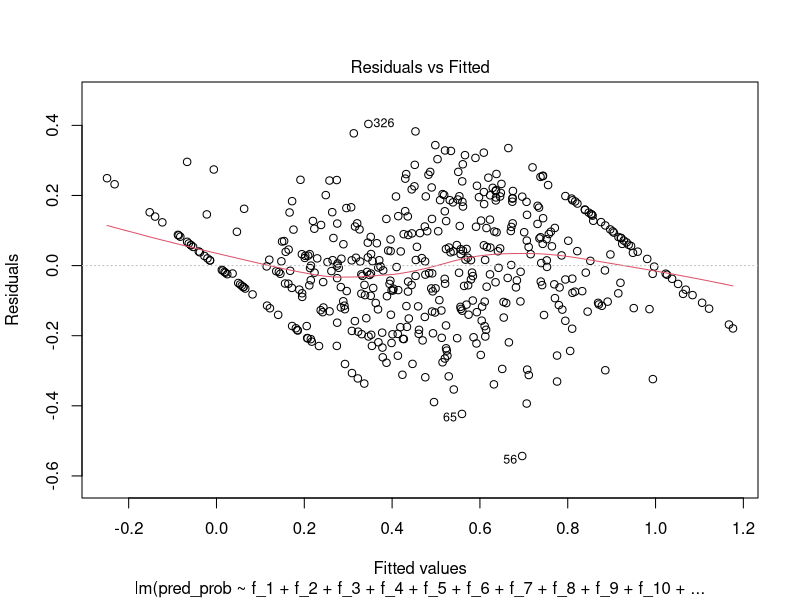
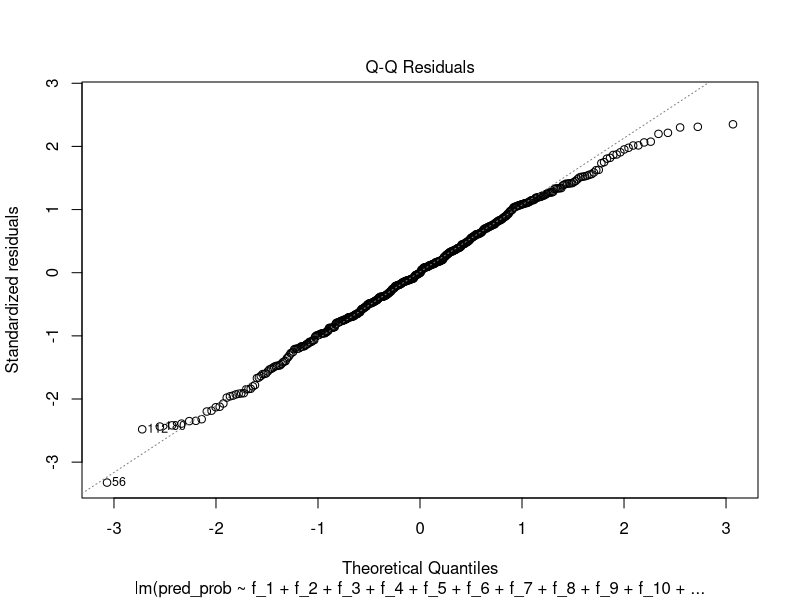
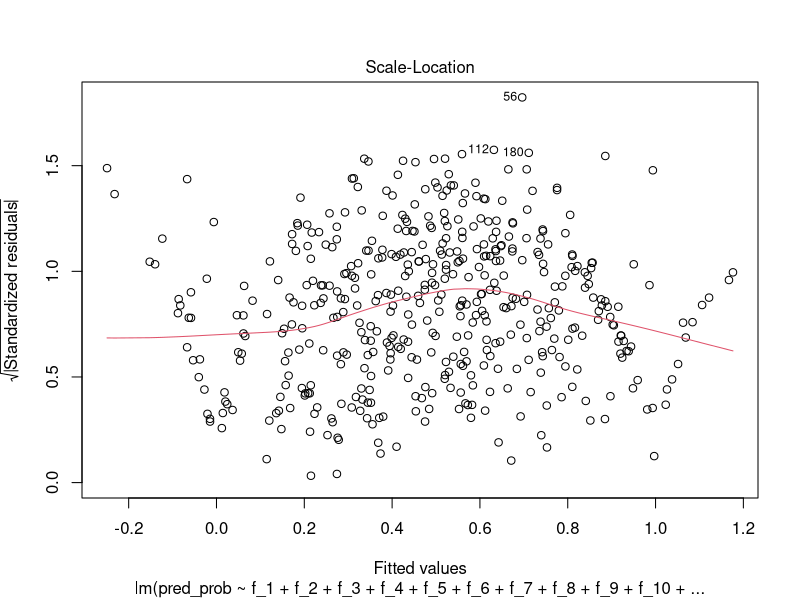
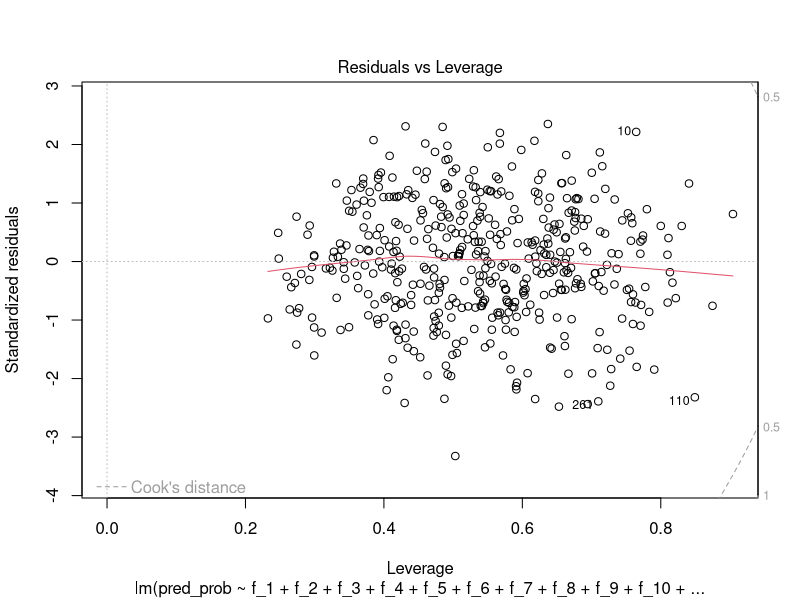
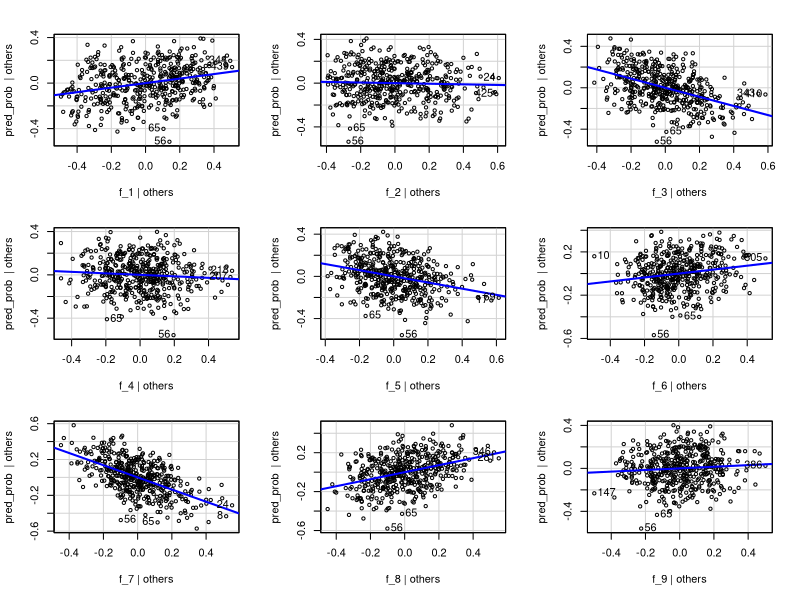
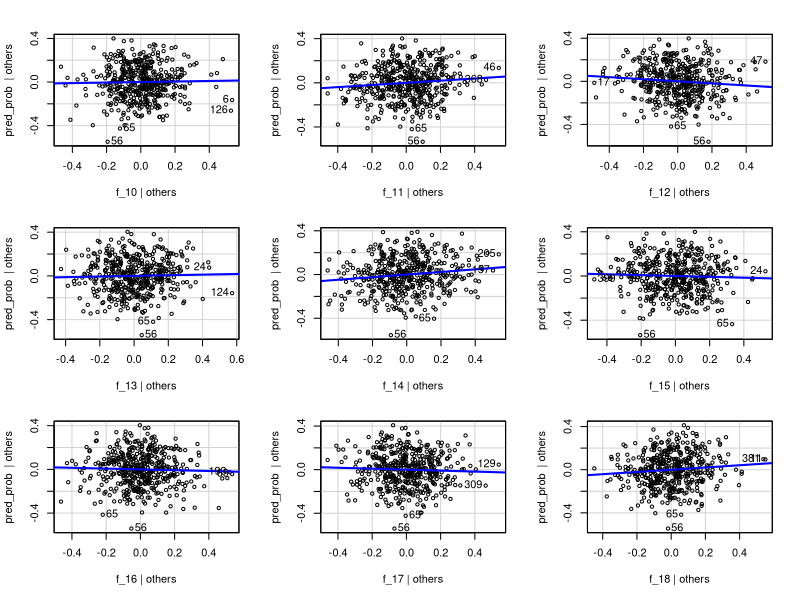
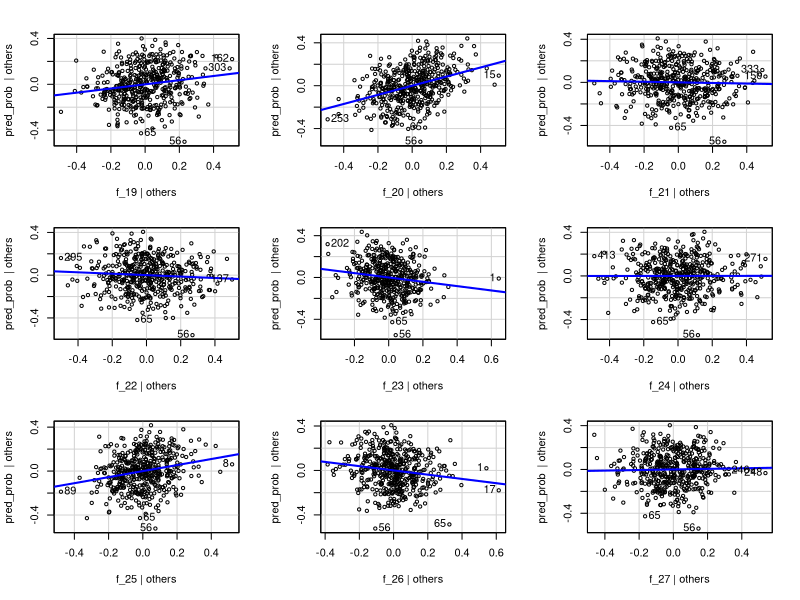
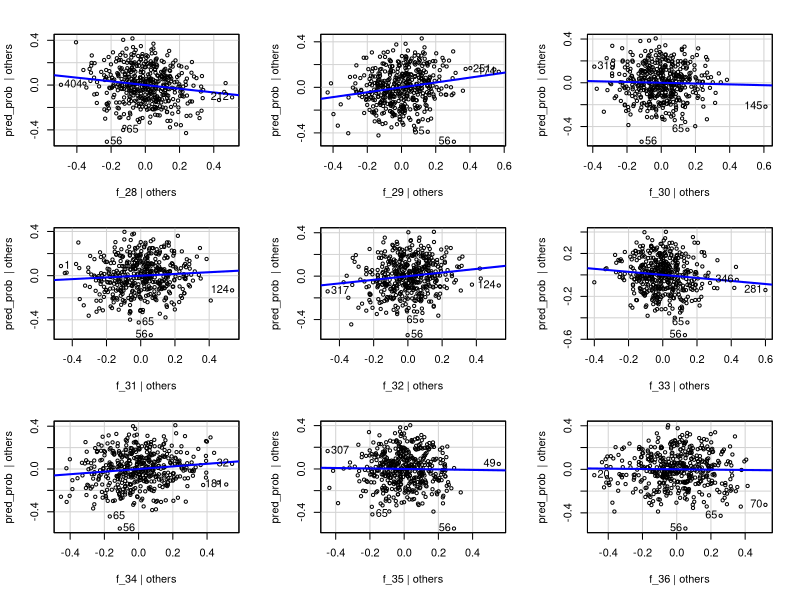

These figures' R source, in order: (Note: this script raises an error after producing the figures.)
## ---- chunk 1
knitr::opts_chunk$set(echo = TRUE)
## ---- chunk 2
# Load the required libraries
library(tidyverse)
library(caret)
library(MASS)
library(car)


## ---- chunk 3
# Load the dataset
data <- read.csv("pca_data_250_d7.csv")  # Update with the actual CSV file name

# Display the structure of the loaded data
str(data)

## ---- chunk 4
# Load the dplyr package for data manipulation
library(dplyr)

# Normalize each feature to the range [0, 1]
normalized_data <- data %>%
  mutate(across(starts_with("f"), ~ (.-min(.)) / (max(.) - min(.))))

# Display the first few rows of the normalized data
head(normalized_data)


## ---- chunk 5
col_name <- NULL;
for (i in 1:400) {
  
  col_name <-  paste0(col_name,"f_", i,"+")
  #data[, col_name] <- boxcox(data[, paste0("Feature_", i)], lambda = NULL)$x
}
cat(col_name)
## ---- chunk 6
model_2  = lm(pred_prob ~ f_1+f_2+f_3+f_4+f_5+f_6+f_7+f_8+f_9+f_10+f_11+f_12+f_13+f_14+f_15+f_16+f_17+f_18+f_19+f_20+f_21+f_22+f_23+f_24+f_25+f_26+f_27+f_28+f_29+f_30+f_31+f_32+f_33+f_34+f_35+f_36+f_37+f_38+f_39+f_40+f_41+f_42+f_43+f_44+f_45+f_46+f_47+f_48+f_49+f_50+f_51+f_52+f_53+f_54+f_55+f_56+f_57+f_58+f_59+f_60+f_61+f_62+f_63+f_64+f_65+f_66+f_67+f_68+f_69+f_70+f_71+f_72+f_73+f_74+f_75+f_76+f_77+f_78+f_79+f_80+f_81+f_82+f_83+f_84+f_85+f_86+f_87+f_88+f_89+f_90+f_91+f_92+f_93+f_94+f_95+f_96+f_97+f_98+f_99+f_100+f_101+f_102+f_103+f_104+f_105+f_106+f_107+f_108+f_109+f_110+f_111+f_112+f_113+f_114+f_115+f_116+f_117+f_118+f_119+f_120+f_121+f_122+f_123+f_124+f_125+f_126+f_127+f_128+f_129+f_130+f_131+f_132+f_133+f_134+f_135+f_136+f_137+f_138+f_139+f_140+f_141+f_142+f_143+f_144+f_145+f_146+f_147+f_148+f_149+f_150+f_151+f_152+f_153+f_154+f_155+f_156+f_157+f_158+f_159+f_160+f_161+f_162+f_163+f_164+f_165+f_166+f_167+f_168+f_169+f_170+f_171+f_172+f_173+f_174+f_175+f_176+f_177+f_178+f_179+f_180+f_181+f_182+f_183+f_184+f_185+f_186+f_187+f_188+f_189+f_190+f_191+f_192+f_193+f_194+f_195+f_196+f_197+f_198+f_199+f_200+f_201+f_202+f_203+f_204+f_205+f_206+f_207+f_208+f_209+f_210+f_211+f_212+f_213+f_214+f_215+f_216+f_217+f_218+f_219+f_220+f_221+f_222+f_223+f_224+f_225+f_226+f_227+f_228+f_229+f_230+f_231+f_232+f_233+f_234+f_235+f_236+f_237+f_238+f_239+f_240+f_241+f_242+f_243+f_244+f_245+f_246+f_247+f_248+f_249+f_250, data = normalized_data)
summary(model_2)
## ---- chunk 7

plot(model_2)
## ---- chunk 8

residuals <- residuals(model_2)

# Create the AV plot
avPlots(model_2)

# Create the CR plot
crPlots(model_2)

## ---- chunk 9
# Apply Box-Cox transformation to the target variable (response) if needed
# For example, if you have a response variable named 'y', you can transform it like this:
# data$y_transformed <- boxcox(data$y, lambda = NULL)
# Uncomment and modify the above line based on your data

# Apply Box-Cox transformation to the features
# Assuming the transformed features are named 'Feature_1_transformed', ..., 'Feature_10_transformed'

boxcox(data[, paste0("Feature_1")], lambda = NULL)
for (i in 1:10) {
  boxcox(data[, paste0("Feature_", i)], lambda = NULL)
  #col_name <- paste0("Feature_", i, "_transformed")
  #data[, col_name] <- boxcox(data[, paste0("Feature_", i)], lambda = NULL)$x
}

# Define the list of transformed feature names
transformed_feature_names <- paste0("Feature_", 1:10, "_transformed")  # Adjust the range as needed

# Construct the formula for MLR
formula <- reformulate(transformed_feature_names, response = "y")

# Perform Multiple Linear Regression (MLR) using the transformed features
model <- lm(formula, data = data)

# Display the summary of the MLR model
summary(model)


## ---- chunk 10
model3  = lm(pred_prob ~ f_1+f_2+f_3+f_4+f_5+f_6+f_7+f_8+f_9+f_10+f_11+f_12+f_13+f_14+f_15+f_16+f_17+f_18+f_19+f_20+f_21+f_22+f_23+f_24+f_25+f_26+f_27+f_28+f_29+f_30+f_31+f_32+f_33+f_34+f_35+f_36+f_37+f_38+f_39+f_40+f_41+f_42+f_43+f_44+f_45+f_46+f_47+f_48+f_49+f_50+f_51+f_52+f_53+f_54+f_55+f_56+f_57+f_58+f_59+f_60+f_61+f_62+f_63+f_64+f_65, data = normalized_data)
summary(model3)
## ---- chunk 11
model4  = lm(pred_prob ~ f_250+f_251+f_252+f_253+f_254+f_255+f_256+f_257+f_258+f_259+f_260+f_261+f_262+f_263+f_264+f_265+f_266+f_267+f_268+f_269+f_270+f_271+f_272+f_273+f_274+f_275+f_276+f_277+f_278+f_279+f_280+f_281+f_282+f_283+f_284+f_285+f_286+f_287+f_288+f_289+f_290+f_291+f_292+f_293+f_294+f_295+f_296+f_297+f_298+f_299+f_300+f_301+f_302+f_303+f_304+f_305+f_306+f_307+f_308+f_309+f_310+f_311+f_312+f_313+f_314+f_315+f_316+f_317+f_318+f_319+f_320+f_321+f_322+f_323+f_324+f_325+f_326+f_327+f_328+f_329+f_330+f_331+f_332+f_333+f_334+f_335+f_336+f_337+f_338+f_339+f_340+f_341+f_342+f_343+f_344+f_345+f_346+f_347+f_348+f_349+f_350, data = normalized_data)
summary(model4)
